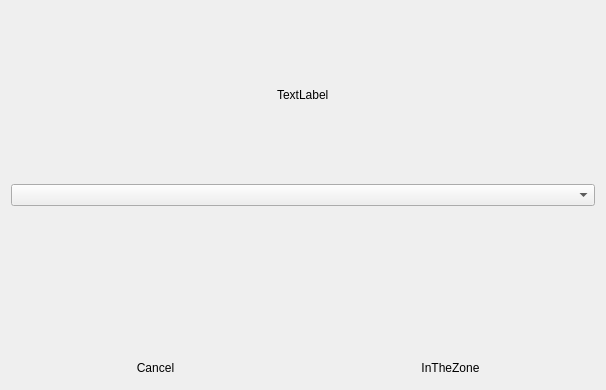
<?xml version="1.0" encoding="UTF-8"?>
<ui version="4.0">
 <class>FancyTimer</class>
 <widget class="QWidget" name="FancyTimer">
  <property name="geometry">
   <rect>
    <x>0</x>
    <y>0</y>
    <width>606</width>
    <height>390</height>
   </rect>
  </property>
  <property name="windowTitle">
   <string>Form</string>
  </property>
  <layout class="QGridLayout" name="gridLayout_2">
   <item row="0" column="0">
    <layout class="QGridLayout" name="gridLayout">
     <item row="1" column="0" colspan="2">
      <widget class="SubmissionBox" name="cbxSubmissionCandidate">
       <property name="sizePolicy">
        <sizepolicy hsizetype="Ignored" vsizetype="Fixed">
         <horstretch>0</horstretch>
         <verstretch>0</verstretch>
        </sizepolicy>
       </property>
      </widget>
     </item>
     <item row="4" column="0" alignment="Qt::AlignBottom">
      <widget class="QPushButton" name="pbCancel">
       <property name="text">
        <string>Cancel</string>
       </property>
       <property name="flat">
        <bool>true</bool>
       </property>
      </widget>
     </item>
     <item row="4" column="1" alignment="Qt::AlignBottom">
      <widget class="QPushButton" name="pbZone">
       <property name="text">
        <string>InTheZone</string>
       </property>
       <property name="checkable">
        <bool>true</bool>
       </property>
       <property name="flat">
        <bool>true</bool>
       </property>
      </widget>
     </item>
     <item row="0" column="0" colspan="2" alignment="Qt::AlignHCenter">
      <widget class="QLabel" name="labelDailyGoalProgress">
       <property name="text">
        <string>TextLabel</string>
       </property>
      </widget>
     </item>
    </layout>
   </item>
  </layout>
 </widget>
 <customwidgets>
  <customwidget>
   <class>SubmissionBox</class>
   <extends>QComboBox</extends>
   <header>widgets/SubmissionBox.h</header>
  </customwidget>
 </customwidgets>
 <resources/>
 <connections/>
</ui>
